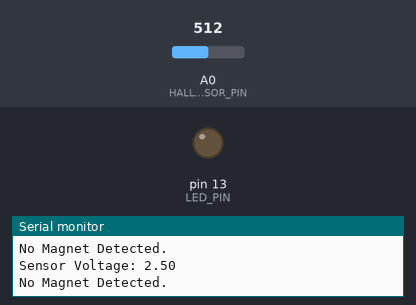
Simulated run of this sketch. Board: Arduino Uno, built with avr-gcc and run on an emulated ATmega328P. Parts: output pins drawn as LEDs (lit = HIGH), the last lines printed to the serial monitor. Inputs (shaded band) come from the test bench; at power-on: A0 (HALL_SENSOR_PIN) = 512.

Above: at 1.2 s.
1.3 s: A0 (HALL_SENSOR_PIN) set to 558
2.8 s: A0 (HALL_SENSOR_PIN) set to 581
At 3.3 s:
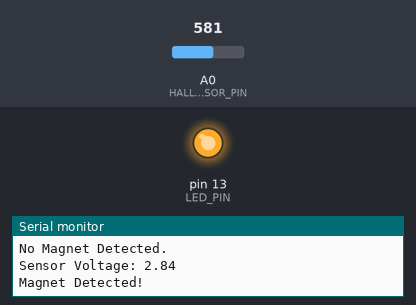
Timing chart, 0 to 5.8 s (numbered marks = the images above; inputs shaded):
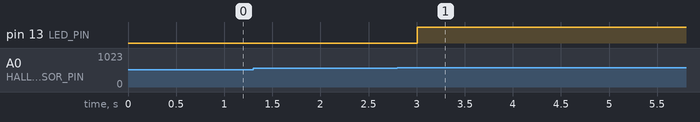

Measured:
- the behaviour switches between 573 and 574 on A0 (HALL_SENSOR_PIN) (found by bisection; images 0 and 1)
- after the input at 2.8 s, pin 13 (LED_PIN): LOW → HIGH after 0.21 s

The sketch:

halleffect.ino
```cpp
#define HALL_SENSOR_PIN A0  // Analog pin for Hall sensor
#define LED_PIN 13  // LED to indicate magnet detection

float baselineVoltage;  // Stores the sensor's default voltage

void setup() {
    Serial.begin(9600);
    pinMode(LED_PIN, OUTPUT);

    // Read the initial sensor value (assuming no magnet is nearby)
    baselineVoltage = analogRead(HALL_SENSOR_PIN) * (5.0 / 1023.0);
    Serial.print("Baseline Voltage: ");
    Serial.println(baselineVoltage, 2);
}

void loop() {
    int sensorValue = analogRead(HALL_SENSOR_PIN);  // Read sensor value
    float voltage = sensorValue * (5.0 / 1023.0);  // Convert to voltage

    Serial.print("Sensor Voltage: ");
    Serial.println(voltage, 2);

    // Check if voltage deviates significantly from baseline
    if (voltage > (baselineVoltage + 0.3) || voltage < (baselineVoltage - 0.3)) {
        Serial.println("Magnet Detected!");
        digitalWrite(LED_PIN, HIGH);  // Turn LED on
    } else {
        Serial.println("No Magnet Detected.");
        digitalWrite(LED_PIN, LOW);  // Turn LED off
    }

    delay(500);
}
```
